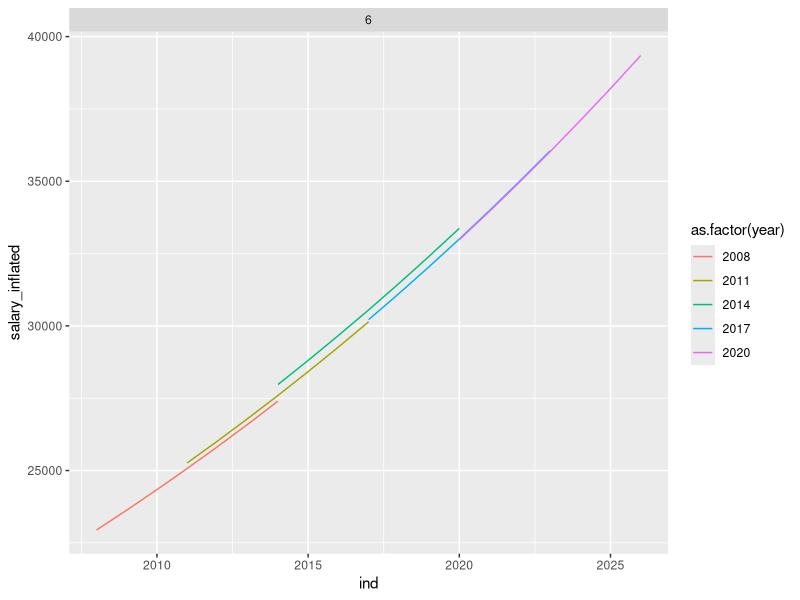

The R source for this figure:
###

library(dplyr)
library(readr)
library(ggplot2)

# load the salaries, spine points and years
scales <- read_csv("national_pay_scale_processed.csv")

# load St Andrews grades
grades <- read_csv("grades.csv")
colnames(grades) <- c("point", "grade")

# CPIH
inflation <- read_csv("series-070322.csv", skip=8, col_names=FALSE)
names(inflation) <- c("year", "inflation")
# inflation as proportion
inflation$inflation <- inflation$inflation/100
inflation$inflation <- inflation$inflation/inflation$inflation[inflation$year==2021]

# merge them
dat <- merge(scales, grades)
dat <- merge(dat, inflation)

dat$salary_inflated <- dat$salary * dat$inflation

dat <- dat %>%
  group_by(grade) %>%
  # make index for plotting
  mutate(ind = point - min(point) + year) %>%
  # only print some years
  filter(year %in% seq(2008, 2021, by=3)) %>%
  # only print reasonable years
#  filter(ind %in% 2008:2021)
  ungroup() %>%
  filter(grade==6)


# check
ggplot(dat) +
  geom_line(aes(x=ind, y=salary_inflated,
                group=as.factor(year), colour=as.factor(year))) +
  facet_wrap(~grade, scale="free_y")



